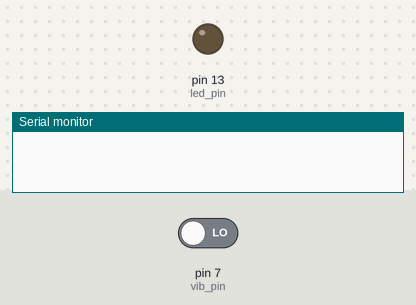
Simulated run of this sketch. Board: Arduino Uno, built with avr-gcc and run on an emulated ATmega328P. On the bench: output pins drawn as LEDs (lit = HIGH), the last lines printed to the serial monitor. The test bench sets the inputs (shaded band); at power-on: pin 7 (vib_pin) LOW.

Above: at 1.2 s.
1.3 s: pin 7 (vib_pin) driven HIGH
At 1.8 s:
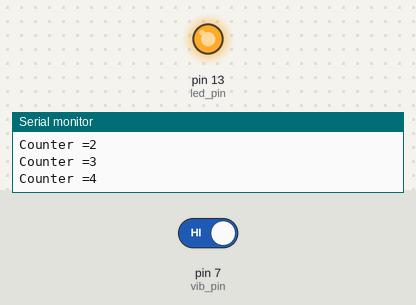
4.3 s: pin 7 (vib_pin) driven LOW
At 4.9 s:
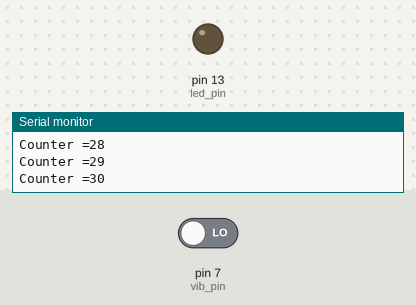
Timing chart, 0 to 7.3 s (numbered marks = the images above; inputs shaded):
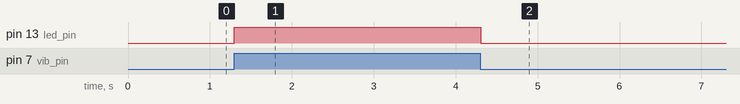

Measured:
- after the input at 1.3 s, pin 13 (led_pin): LOW → HIGH at once
- after the input at 4.3 s, pin 13 (led_pin): HIGH → LOW at once

The sketch:

Workout_Counter.ino
```cpp
int vib_pin=7;
int led_pin=13;
int counter = 0;

void setup() {
  pinMode(vib_pin,INPUT);
  pinMode(led_pin,OUTPUT);
  Serial.begin(9600);
}


void loop() {
  int vibrate=digitalRead(vib_pin);
  if(vibrate == HIGH)
  {
    counter = counter + 1;

    digitalWrite(led_pin,HIGH);
    delay(100);
    digitalWrite(led_pin,LOW);
    //delay(100);

    Serial.print("Counter =");
    Serial.println(counter);
   }
   else
   digitalWrite(led_pin,LOW);
}
```
